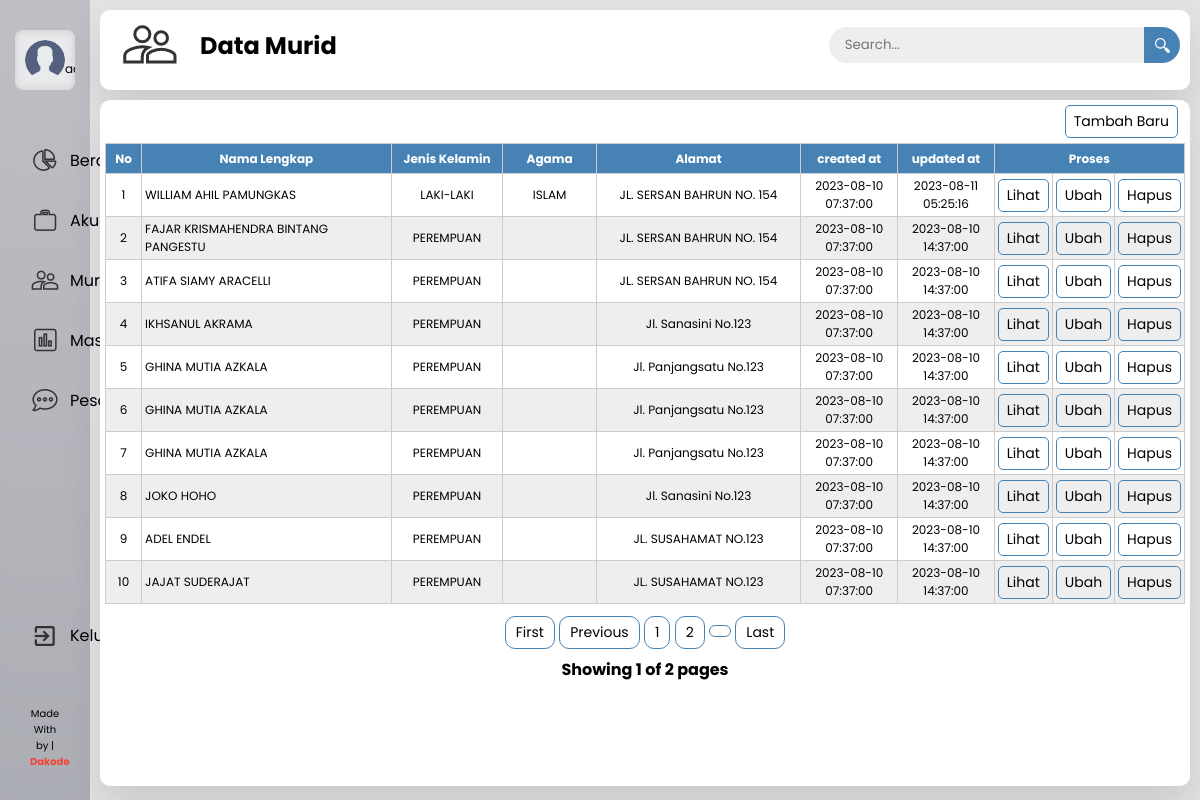
Screenshot of /admin/i-student.php?page-nr=1 (signed in) with the database file from the repository.
### tables this page shows
CREATE TABLE `students` (
  `id` int(14) NOT NULL,
  `namalengkap` varchar(60) NOT NULL,
  `tempat` varchar(25) NOT NULL,
  `tgl_lahir` date NOT NULL,
  `alamat` varchar(60) NOT NULL,
  `created_at` timestamp NOT NULL DEFAULT current_timestamp(),
  `updated_at` datetime DEFAULT current_timestamp() ON UPDATE current_timestamp(),
  `jk` varchar(1) DEFAULT NULL,
  `agama` varchar(15) DEFAULT NULL,
  `nama_ibu` varchar(60) DEFAULT NULL,
  `nama_ayah` varchar(60) DEFAULT NULL,
  `nohp_ibu` varchar(15) DEFAULT NULL,
  `nohp_ayah` varchar(15) DEFAULT NULL,
  `prov` varchar(60) DEFAULT NULL,
  `kota` varchar(60) DEFAULT NULL,
  `kec` varchar(60) DEFAULT NULL,
  `kel` varchar(60) DEFAULT NULL,
  `rt` varchar(5) DEFAULT NULL,
  `rw` varchar(5) DEFAULT NULL
);

### admin/i-student.php (the view, shortened to what this page needs)
<?php
	if (isset($_SESSION['id']) && isset($_SESSION['nama']) && isset($_SESSION['email']) && isset($_SESSION['username'])) {
?>
<!DOCTYPE html>
<html>
<head>
	<link rel="stylesheet" href="../css/cms-style.css">
</head>
<body>
	<section class="header-sec">
		<div class="header" id="header">
			<div class="side-nav">
				<div class="user">
					<img src="../images/user-default.png" class="user-img">
				</div>
				<ul>
					<li><img src="../images/dashboard.png"><a href="cms-index.php">Beranda</a></li>
					<li><img src="../images/projects.png"><a href="i-account.php?page-nr=1">Akun</a></li>
					<li><img src="../images/members.png"><a href="i-student.php?page-nr=1">Murid</a></li>
					<li><img src="../images/reports.png"><a href="i-comment.php?page-nr=1">Masukan</a></li>
					<li><img src="../images/messages.png"><a href="i-message.php?page-nr=1">Pesan</a></li>
				</ul>
				<ul class="logout">
					<li><img src="../images/logout.png"><a href="../Models/logout.php">Keluar</a></li>
				</ul>
			</div>
		</div>
	</section>
	<section class="main-table">
		<div class="head-table">
			<img src="../images/members.png" id="icon-title">
			<h2>Data Murid</h2>
			<form action="#" class="head-search">
				<div class="form-input">
					<input type="search" placeholder="Search...">
					<button type="submit" class="search-btn"><img src="../images/icon-search.png"></button>
				</div>
			</form>
		</div>
		<div class="table">
			<div class="tambah">
				<a href="c-student.php" id="tambahstudent">Tambah Baru</a>
			</div>
			<table border="1">
				<tr bgcolor="steelblue">
					<th width="50"><center>No
					<th width="370"><center>Nama Lengkap
					<th width="140"><center>Jenis Kelamin
					<th width="130"><center>Agama
					<th width="300"><center>Alamat
					<th width="130"><center>created at
					<th width="130"><center>updated at
					<th colspan="3"><center>Proses
				</tr>
				<?php
				require('../Models/connect_db.php');
				$start = 0;
				$perPage = 10;
				$query = "SELECT * FROM students";
				$records = mysqli_query($conn, $query);
				$no_rows =$records->num_rows;
				$pages = ceil($no_rows / $perPage);
				if (isset($_GET['page-nr'])) {
					$page = $_GET['page-nr'] -1;
					$start = $page * $perPage;
				}
				$sql = "SELECT * FROM students LIMIT $start, $perPage";
				$result = mysqli_query($conn, $sql);
				$no = 1;
				while ($show = mysqli_fetch_array($result)) {
					$color = ($no %2 == 1) ? "white":"#eee";
					$kelamin = ($show['jk'] == 'L') ? "LAKI-LAKI":"PEREMPUAN";
					echo "
					<tr bgcolor='$color'>
					<td align='center'>$show[id]</td>
					<td>$show[namalengkap]</td>
					<td align='center'>$kelamin</td>
					<td align='center'>$show[agama]</td>
					<td align='center'>$show[alamat]</td>
					<td align='center'>$show[created_at]</td>
					<td align='center'>$show[updated_at]</td>
					<td align='center'><a href='r-student.php?id=$show[id]' id='show'>Lihat</a></td>
					<td align='center'><a href='e-student.php?id=$show[id]' id='edit'>Ubah</a></td>
					<td align='center'><a href='d-student.php?id=$show[id]' id='delete'>Hapus</a></td>
					</tr>
					";
					$no++;
				}
				?>
			</table>
			<div class="page">
				<div class="pagination">
					<a href="?page-nr=1">First</a>
					<?php
						if (isset($_GET['page-nr']) && $_GET['page-nr'] >1) {
							?>
								<a href="?page-nr=<?php echo $_GET['page-nr'] -1 ?>">Previous</a>
							<?php
						} else {
							?>
								<a>Previous</a>
							<?php
						}
					 ?>
					<div class="page-numbers">
						<?php
							for ($i=1; $i <= $pages; $i++) {
								?>
									<a href="?page-nr=<?php echo $i ?>"><?php echo $i ?></a>
								<?php
							}
						 ?>
					</div>
					<?php
						if (!isset($_GET['page-nr'])) {
							?>
								<a href="?page-nr=2">Next</a>
							<?php
						} else {
							if ($_GET['page-nr'] >= $pages) {
								?>
									<a>Next</a>
								<?php
							} else {
								?>
									<a href="?page-nr=<?php echo $_GET['page-nr'] +1 ?>"></a>
								<?php
							}
						}
					 ?>
					<a href="?page-nr=<?php echo $pages ?>">Last</a>
					<div class="page-info">
						<?php
							if (!isset($_GET['page-nr'])) {
								$page = 1;
							} else{
								$page = $_GET['page-nr'];
							}
						 ?>
						Showing <?php echo $page ?> of <?php echo $pages ?> pages
					</div>
				</div>
			</div>
		</div>
	</section>
</body>
</html>
<?php } else{
	echo "<script type='text/javascript'>alert('Please check again!');</script>";
}?>

### css/cms-style.css (style rules this page uses)
* { margin: 0; padding: 0; box-sizing: border-box; font-family: 'Poppins', sans-serif; }
body { display: flex; flex-direction: row; background: rgb(226, 226, 226); }
.header { width: 90px; height: 100vh; background-image: linear-gradient(rgba(4, 9, 30, 0.6), rgba(4, 9, 30, 0.8)),url(../images/banner.png); background-position: center; background-size: cover; transition: width 0.7s; }
.side-nav { width: 90px; height: 100%; position: fixed; top: 0; left: 0; padding: 30px 15px; background: rgba(255, 255, 255, 0.6); backdrop-filter: blur(5px); display: flex; justify-content: space-between; flex-direction: column; transition: width 0.7s; }
.user { display: flex; align-items: center; justify-content: space-between; width: 60px; font-size: 12px; padding: 10px; border-radius: 8px; margin-left: auto; margin-right: auto; overflow: hidden; }
.user-img { width: 40px; border-radius: 50%; margin: auto; }
.logout { list-style: none; padding-top: 120px; }
ul { list-style: none; padding: 0 15px; }
ul li { margin: 30px 0; display: flex; align-items: center; justify-content: center; cursor: pointer; }
ul li img { width: 30px; margin-right: 0; }
.main-table { position: relative; padding: 10px; width: 100%; }
.table { display: flex; flex-direction: column; width: 100%; height: 88%; background: #fff; color: #000; border-radius: 10px; box-shadow: 0 20px 35px rgba(0, 0, 0, 0.1); }
.table .tambah { display: flex; justify-content: flex-end; padding-right: 12px; padding-top: 5px; }
.table table { border-collapse: collapse; font-size: 9pt; border: 1px solid #cccccc; margin: 5px; height: 50vh; }
.table td { padding: 3px; height: 25px; }
.table th { background-color: steelblue; color: white; height: 30px; }
.table a, td { text-decoration: none; }
.head-table { display: flex; justify-content: space-between; flex-direction: row; width: 100%; height: 10vh; background: #fff; margin-bottom: 10px; border-radius: 10px; box-shadow: 0 20px 35px rgba(0, 0, 0, 0.1); color: #000; text-decoration: none; }
.head-search { width: inherit; }
.head-search .form-input { display: flex; justify-content: flex-end; align-items: center; height: 36px; margin-top: 17px; margin-right: 10px; }
.head-search .form-input input { border: none; background: #eee; padding: 0 16px; border-radius: 36px 0 0 36px; outline: none; width: 65%; height: 100%; }
.head-search .form-input button { width: 36px; height: 100%; display: flex; justify-content: center; align-items: center; background: steelblue; color: #fff; font-size: 18px; border: none; outline: none; border-radius: 0 36px 36px 0; cursor: pointer; }
.head-search .form-input button img { height: 15px; width: 15px; }
#icon-title { margin-left: 20px; margin-top: 4px; height: 60px; }
.head-table h2 { margin-left: 20px; margin-top: 18px; width: 100%; }
.table a { display: inline-block; text-decoration: none; color: black; padding: 5px 8px; border: thin solid steelblue; border-radius: 5px; font-size: 14px; }
.table .page-info { font-size: 16px; font-weight: bold; }
.table .pagination { margin-top: 20px; }
.table .page-numbers { display: inline-block; }
.page { display: flex; align-self: center; }
.table .page a { display: inline-block; text-decoration: none; color: black; padding: 5px 10px; border: thin solid steelblue; border-radius: 10px; font-size: 14px; }
.table .page .page-info { font-size: 16px; font-weight: bold; text-align: center; margin-top: 8px; }
.table .page .pagination { margin-top: 7px; }
.table .page .page-numbers { display: inline-block; }

### rows the page displays
students: id "1", namalengkap "WILLIAM AHIL PAMUNGKAS", jk "LAKI-LAKI", agama "ISLAM", alamat "JL. SERSAN BAHRUN NO. 154", created_at "2023-08-10 07:37:00", updated_at "2023-08-11 05:25:16"
students: id "2", namalengkap "FAJAR KRISMAHENDRA BINTANG PANGESTU", jk "PEREMPUAN", alamat "JL. SERSAN BAHRUN NO. 154", created_at "2023-08-10 07:37:00", updated_at "2023-08-10 14:37:00"
students: id "3", namalengkap "ATIFA SIAMY ARACELLI", jk "PEREMPUAN", alamat "JL. SERSAN BAHRUN NO. 154", created_at "2023-08-10 07:37:00", updated_at "2023-08-10 14:37:00"
students: id "4", namalengkap "IKHSANUL AKRAMA", jk "PEREMPUAN", alamat "Jl. Sanasini No.123", created_at "2023-08-10 07:37:00", updated_at "2023-08-10 14:37:00"
students: id "5", namalengkap "GHINA MUTIA AZKALA", jk "PEREMPUAN", alamat "Jl. Panjangsatu No.123", created_at "2023-08-10 07:37:00", updated_at "2023-08-10 14:37:00"
students: id "6", namalengkap "GHINA MUTIA AZKALA", jk "PEREMPUAN", alamat "Jl. Panjangsatu No.123", created_at "2023-08-10 07:37:00", updated_at "2023-08-10 14:37:00"
students: id "7", namalengkap "GHINA MUTIA AZKALA", jk "PEREMPUAN", alamat "Jl. Panjangsatu No.123", created_at "2023-08-10 07:37:00", updated_at "2023-08-10 14:37:00"
students: id "8", namalengkap "JOKO HOHO", jk "PEREMPUAN", alamat "Jl. Sanasini No.123", created_at "2023-08-10 07:37:00", updated_at "2023-08-10 14:37:00"
students: id "9", namalengkap "ADEL ENDEL", jk "PEREMPUAN", alamat "JL. SUSAHAMAT NO.123", created_at "2023-08-10 07:37:00", updated_at "2023-08-10 14:37:00"
students: id "10", namalengkap "JAJAT SUDERAJAT", jk "PEREMPUAN", alamat "JL. SUSAHAMAT NO.123", created_at "2023-08-10 07:37:00", updated_at "2023-08-10 14:37:00"

### other values shown
$page "1"
$pages "2"
